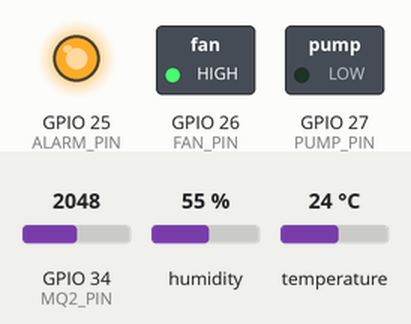
A sketch run on a simulated ESP32. Parts: switched loads named in the sketch (green lamp = pin HIGH), output pins drawn as LEDs (lit = HIGH). The inputs (shaded band) are chosen by the test bench; at power-on: GPIO 34 (MQ2_PIN) = 2048, humidity 55 %, temperature 24 °C (analog values on the 0–4095 scale). WiFi joins after 1.5 s; servers stay silent unless stated; random numbers use the default seed unless the sketch sets one; no MQTT or app messages arrive unless stated; what the sketch prints to the serial monitor is not drawn.

Above: at 2.7 s.
2.8 s: GPIO 34 (MQ2_PIN) set to 436
5.2 s: GPIO 34 (MQ2_PIN) set to 383
At 7.4 s:
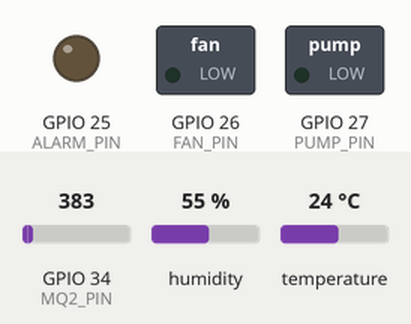
12.5 s: GPIO 34 (MQ2_PIN) set to 491
At 14.7 s:
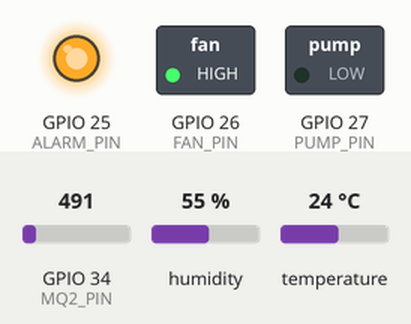
15.5 s: GPIO 34 (MQ2_PIN) set to 10
At 17.2 s:
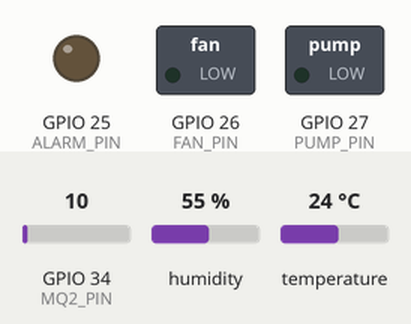
Timing chart, 0 to 18.5 s (numbered marks = the images above; inputs shaded):
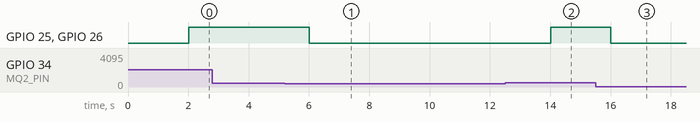

Measured:
- the behaviour switches between 410 and 409 on GPIO 34 (MQ2_PIN) (found by bisection; images 0 and 1)
- after the input at 2.8 s, every drawn part: stays the same
- after the input at 5.2 s, GPIO 25 (ALARM_PIN), GPIO 26 (FAN_PIN): HIGH → LOW after 0.81 s
- after the input at 12.5 s, GPIO 25 (ALARM_PIN), GPIO 26 (FAN_PIN): LOW → HIGH after 1.5 s
- after the input at 15.5 s, GPIO 25 (ALARM_PIN), GPIO 26 (FAN_PIN): HIGH → LOW after 0.50 s

The sketch:

sketch.ino
```cpp
/*
  Mach bao chay gia dinh - ESP32 + MQ2 + DHT22 + MQTT
  Chay tren Wokwi (WiFi: Wokwi-GUEST)
*/
#include <WiFi.h>
#include <PubSubClient.h>
#include <DHT.h>

// ---------------- CHAN KET NOI ----------------
#define MQ2_PIN    34   // AOUT cua MQ2 (ADC1)
#define DHT_PIN    15   // SDA cua DHT22
#define DHT_TYPE   DHT22
#define FAN_PIN    26   // Quat (LED do)
#define PUMP_PIN   27   // May bom (LED xanh la)
#define ALARM_PIN  25   // Den canh bao (LED vang)

// ---------------- NGUONG CANH BAO ----------------
const float GAS_THRESHOLD  = 1000.0;  // ppm  -> bat quat
const float TEMP_THRESHOLD = 50.0;    // do C -> bat may bom

// ---------------- WIFI + MQTT ----------------
const char* WIFI_SSID = "Wokwi-GUEST";
const char* WIFI_PASS = "";
const char* MQTT_HOST = "broker.emqx.io";
const int   MQTT_PORT = 1883;

// DOI "nhom01" THANH MA RIENG CUA BAN (de khong trung voi nguoi khac)
#define BASE "baochay/nhom01/"
const char* T_GAS        = BASE "gas";
const char* T_TEMP       = BASE "temp";
const char* T_FAN_STATE  = BASE "fan/state";
const char* T_PUMP_STATE = BASE "pump/state";
const char* T_MODE_STATE = BASE "mode/state";
const char* T_FAN_CMD    = BASE "fan/cmd";
const char* T_PUMP_CMD   = BASE "pump/cmd";
const char* T_MODE_CMD   = BASE "mode/cmd";

WiFiClient   espClient;
PubSubClient mqtt(espClient);
DHT          dht(DHT_PIN, DHT_TYPE);

bool autoMode  = true;   // true = tu dong, false = manual
bool fanOn     = false;
bool pumpOn    = false;
float gasPpm   = 0;
float tempC    = 0;

unsigned long lastRead = 0;

// ---------------- HAM PHU ----------------
void applyOutputs() {
  digitalWrite(FAN_PIN,  fanOn  ? HIGH : LOW);
  digitalWrite(PUMP_PIN, pumpOn ? HIGH : LOW);
}

void publishStates() {
  mqtt.publish(T_FAN_STATE,  fanOn  ? "ON" : "OFF", true);
  mqtt.publish(T_PUMP_STATE, pumpOn ? "ON" : "OFF", true);
  mqtt.publish(T_MODE_STATE, autoMode ? "AUTO" : "MANUAL", true);
}

void callback(char* topic, byte* payload, unsigned int length) {
  String msg;
  for (unsigned int i = 0; i < length; i++) msg += (char)payload[i];
  msg.trim();
  msg.toUpperCase();
  String t = String(topic);
  Serial.printf("[MQTT] %s = %s\n", topic, msg.c_str());

  if (t == T_MODE_CMD) {
    autoMode = (msg == "AUTO");
  } else if (t == T_FAN_CMD && !autoMode) {      // chi nhan lenh khi o che do manual
    fanOn = (msg == "ON");
  } else if (t == T_PUMP_CMD && !autoMode) {
    pumpOn = (msg == "ON");
  }
  applyOutputs();
  publishStates();
}

void connectWiFi() {
  Serial.print("Dang ket noi WiFi");
  WiFi.begin(WIFI_SSID, WIFI_PASS, 6);
  while (WiFi.status() != WL_CONNECTED) {
    delay(300);
    Serial.print(".");
  }
  Serial.println("\nWiFi OK, IP: " + WiFi.localIP().toString());
}

void connectMQTT() {
  while (!mqtt.connected()) {
    String clientId = "esp32-baochay-" + String(random(0xffff), HEX);
    Serial.print("Dang ket noi MQTT... ");
    if (mqtt.connect(clientId.c_str())) {
      Serial.println("OK");
      mqtt.subscribe(T_FAN_CMD);
      mqtt.subscribe(T_PUMP_CMD);
      mqtt.subscribe(T_MODE_CMD);
      publishStates();
    } else {
      Serial.printf("loi rc=%d, thu lai sau 2s\n", mqtt.state());
      delay(2000);
    }
  }
}

// ---------------- SETUP / LOOP ----------------
void setup() {
  Serial.begin(115200);
  pinMode(FAN_PIN, OUTPUT);
  pinMode(PUMP_PIN, OUTPUT);
  pinMode(ALARM_PIN, OUTPUT);
  analogReadResolution(12);
  dht.begin();
  applyOutputs();

  connectWiFi();
  mqtt.setServer(MQTT_HOST, MQTT_PORT);
  mqtt.setCallback(callback);
}

void loop() {
  if (WiFi.status() != WL_CONNECTED) connectWiFi();
  if (!mqtt.connected()) connectMQTT();
  mqtt.loop();

  if (millis() - lastRead >= 2000) {
    lastRead = millis();

    // 1. Doc cam bien
    int raw = analogRead(MQ2_PIN);               // 0..4095
    gasPpm = raw * 10000.0 / 4095.0;             // quy doi gan dung ra ppm
    float t = dht.readTemperature();
    if (!isnan(t)) tempC = t;

    // 2. Thuat toan canh bao (chi chay o che do AUTO)
    bool gasAlarm  = gasPpm > GAS_THRESHOLD;
    bool tempAlarm = tempC  > TEMP_THRESHOLD;
    if (autoMode) {
      fanOn  = gasAlarm;    // khi gas vuot nguong -> bat quat
      pumpOn = tempAlarm;   // khi nhiet do vuot nguong -> bat may bom
    }
    digitalWrite(ALARM_PIN, (gasAlarm || tempAlarm) ? HIGH : LOW);
    applyOutputs();

    // 3. Hien thi Serial
    Serial.printf("Gas: %.0f ppm | Nhiet do: %.1f C | Quat: %s | Bom: %s | Che do: %s\n",
                  gasPpm, tempC, fanOn ? "ON" : "OFF", pumpOn ? "ON" : "OFF",
                  autoMode ? "AUTO" : "MANUAL");

    // 4. Gui len MQTT
    char buf[16];
    snprintf(buf, sizeof(buf), "%.0f", gasPpm);
    mqtt.publish(T_GAS, buf);
    snprintf(buf, sizeof(buf), "%.1f", tempC);
    mqtt.publish(T_TEMP, buf);
    publishStates();
  }
}
```
